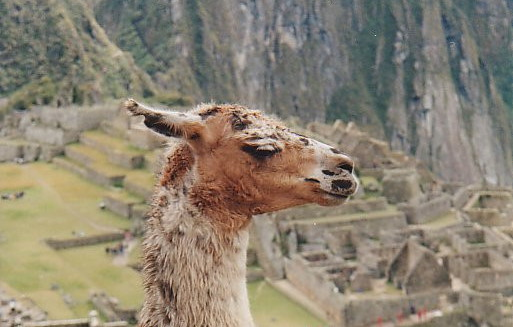
%> input picture DZO/segmintation/images/llama.jpg, 513 x 327 px
$ octave hw_segmentation_graphcut.m   (GNU Octave 9; MATLAB toolbox functions it lacks are replaced by stand-ins)
%> lines starting %> are read from the running program, lines starting %| are printed output that depends on the picture; in (x1, y1, x2, y2) boxes, pixels count from 0 and x2, y2 are one past the last pixel; in counts of white or black regions, pixels touching at a corner belong together; the program's own positions count from 1
### DZO/segmintation/load_pixel_labeling.m
function lab = load_pixel_labeling(img_path)
% Load labeling of pixels from the given image. Red pixels will be assigned
% label 1, blue pixels labels 2, green 3, yellow 4, cyan 5, magenta 6.

img = im2double(imread(img_path));
[h, w, c] = size(img);
rgb = reshape(img, h * w, c);

colors = get_label_colors();
num_colors = size(colors, 1);

lab = zeros(h, w);
for i = 1:num_colors
	idx_i = all(rgb == repmat(colors(i,:), h * w, 1), 2);
	lab(idx_i) = i;
end

end

### DZO/segmintation/compose_labeled_image.m
function img = compose_labeled_image(img, lab, img_weight)
% Compose labeled RGB image from the specified grayscale or RGB image and
% the specified labeling using default label colors. Weight of the image
% for composition can be specified optionally.

% weight of the image for composition
if ~exist('img_weight', 'var')
	img_weight = 0.4;
end

[h, w, c] = size(img);
switch c
	case 1
		img = repmat(img, [1 1 3]);
	case 3
	otherwise
		error('Only grayscale and RGB images are supported.');
end
rgb = reshape(img, h * w, 3);

num_labs = max(lab(:));
colors = get_label_colors();
num_colors = size(colors, 1);

% blend RGB values with labeling
for i = 1:min(num_colors, num_labs)
	idx_i = (lab == i);
	num_i = sum(idx_i(:));
	rgb(idx_i,:) = img_weight * rgb(idx_i,:) + ...
		(1 - img_weight) * repmat(colors(i,:), [num_i 1]);
end

img = reshape(rgb, [h w 3]);

end

### DZO/segmintation/gmm_estimation.m
function [priors, means, covs] = gmm_estimation(x, c)
% Estimate Gaussian mixture model (GMM) by maximizing the likelihood.
% The input is formed by sample vectors split to clusters. Each cluster
% corresponds to one GMM component. The output is formed by estimated prior
% probabilities, mean vectors and covariance matrices for all components.
%
% Input:
%   x [DxN (double)] N data sample vectors of dimension D from which GMM
%     should be estimated
%   c [1xN (double)] identifier of the cluster to which the corresponding
%     sample is assigned; there are totally K = max(c) clusters which are
%     named as 1, 2, ..., k
%
% Output:
%   priors [1xK (double)] prior probabilities of individual GMM components
%   means [DxK (double)] mean vectors of individual GMM components
%   covs [DxDxK (double)] covariance matrices of individual GMM components

% TODO: Replace with your own implementation.

    function [phi, mu, sigma] = estimate(data, num_samples)
        phi = size(data,1)/num_samples;
        mu = mean(data,1);
        sigma = cov(data,1);
    end

K = max(c);
[D,num_samples] = size(x);
priors = zeros(1,K);
means = zeros(D,K);
covs = zeros(D,D,K);
for k=1:K
    [phi, mu, sigma] = estimate(x(:,c==k)', num_samples);
    priors(k) = phi;
    means(:,k) = mu;
    covs(:,:,k) = sigma;
end


% NOTE: You can use function cov(x, 1) as described in the assignment.

end

### DZO/segmintation/plot_rgb.m
function h = plot_rgb(rgb, max_values, color)
% Plot maximally specified number of RGB values as points in [0,1]^3 cube.
% The points are colored according to their value.

num_rgb = size(rgb, 2);

% if maximal number of values it not specified then plot them all
if ~exist('max_values', 'var')
	max_values = num_rgb;
end

% ensure that not too many points are plot
if num_rgb > max_values
    ind = randperm(num_rgb, max_values);
    rgb = rgb(:,ind);
end

% if color is not specified then use the RGB values themselves
if ~exist('color', 'var')
    color = rgb';
end

h = scatter3(rgb(1,:), rgb(2,:), rgb(3,:), 10, color, 'filled');

axis equal;
grid on;
xlabel('red');
ylabel('green');
zlabel('blue');
view(40, 35);

end

### DZO/segmintation/plot_gmm.m
function plot_gmm(means, covs, color, scale)
% Plot GMM specified by its mean vectors and covariance matrices. Models in
% 2D vector space are plot as ellipses, 3D models as ellipsoids, other
% dimensions are unsupported. Color and scale can be specified optionally.

% by default plot with black color
if ~exist('color', 'var')
	color = [0 0 0];
end

% scale of the ellipse or ellipsoid
if ~exist('scale', 'var')
	scale = 1;
end

[d, k] = size(means);

switch d
	case 2
		for i = 1:k
			plot(means(1,i), means(2,i), ...
				'Marker', '+', 'Color', color);
			plot_ellipse(means(:,i), covs(:,:,i), color, scale);
		end
	case 3
		for i = 1:k
			plot3(means(1,i), means(2,i), means(3,i), ...
				'Marker', '+', 'Color', color);
			plot_ellipsoid(means(:,i), covs(:,:,i), color, scale);
		end
	otherwise
		error('Plotting GMM of dimension %i not supported', d);
end

end

### DZO/segmintation/plot_ellipsoid.m
function plot_ellipsoid(mean, cov, color, scale)
% Plot 3D ellipsoid determined by its mean vector and covariance matrix
% with the specified color. The ellipsoid can be optionally scaled.

NUM_THETA = 16;
NUM_PHI = 16;
NUM_PTS = NUM_THETA * NUM_PHI;

if ~exist('scale', 'var')
	scale = 1;
end

% compute transformation matrix
[U, D] = eig(cov);
A = U * sqrtm(D) * scale;

% generate points uniformly distributed on the sphere
x = zeros(3, NUM_PTS);
sample = 1;
for t = 1:NUM_THETA;
	for p = 1:NUM_PHI;
		theta = 2 * pi * (t / NUM_THETA);
		phi = pi * ((p / NUM_PHI) - 0.5);

		x(1,sample) = cos(phi) * cos(theta);
		x(2,sample) = cos(phi) * sin(theta);
		x(3,sample) = sin(phi);

		sample = sample + 1;
	end
end

% transform the sphere to the ellipsoid
y = A * x + repmat(mean, [1 NUM_PTS]);

% plot the ellipsoid
for sample = 1:NUM_PTS
    y0(:,1) = y(:,sample);
    y1(:,1) = y(:,mod(sample,NUM_PTS)+1);
    y2(:,1) = y(:,mod(sample+NUM_PHI-1,NUM_PTS)+1);

    l1 = [y0'; y1'];
    l2 = [y0'; y2'];

    if (mod(sample, NUM_PHI) ~= 0)
        line(l1(:,1), l1(:,2), l1(:,3), 'Color', color);
    end
    line(l2(:,1), l2(:,2), l2(:,3), 'Color', color);
end

end

### DZO/segmintation/get_label_colors.m
function colors = get_label_colors()
% Get distinct colors to visualize individual pixel labels.

colors = [
	1 0 0;  % red
	0 0 1;  % blue
	0 1 0;  % green
	1 1 0;  % yellow
	0 1 1;  % cyan
	1 0 1]; % magenta

end

### DZO/segmintation/hw_segmentation_graphcut.m
close all;
clear;

%% parameters
NUM_COMPS = 3;
KMEANS_ITER = 100;
NEIGH_TYPE = 8;
LAMBDA_1 = 5;
LAMBDA_2 = 45;

%%

% load RGB image and its labeling
img = im2double(imread('images/llama.jpg'));
lab_in = load_pixel_labeling('images/llama_brush.png');
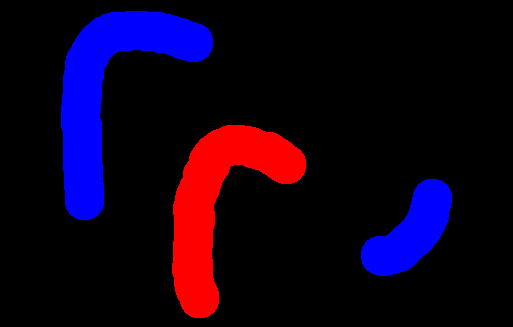
%> input picture DZO/segmintation/images/llama_brush.png, 513 x 327 px
%> after the loop in load_pixel_labeling, `for i = 1:num_colors`:
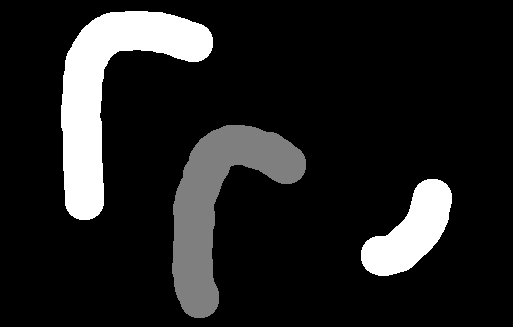
%> lab: size 327x513 double; min 0, max 2, mean 0.256; drawn with min black and max white

figure();
imshow(compose_labeled_image(img, lab_in));
%> in compose_labeled_image, `num_labs = max(lab(:));`: num_labs = 2
%> the loop in compose_labeled_image, `for i = 1:min(num_colors, num_labs)` made 2 passes
%> num_i on passes 1 to 2: 10476, 16245
%> pass 1, in compose_labeled_image, `idx_i = (lab == i);`:
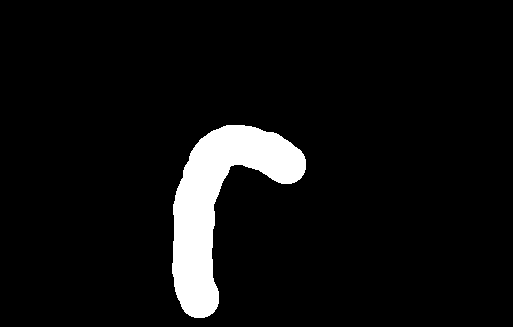
%> idx_i: size 327x513 logical; 6.2% white; 1 white region, box (x1, y1, x2, y2) and area: (172, 125, 306, 318) 10476
%> pass 2, in compose_labeled_image, `idx_i = (lab == i);`:
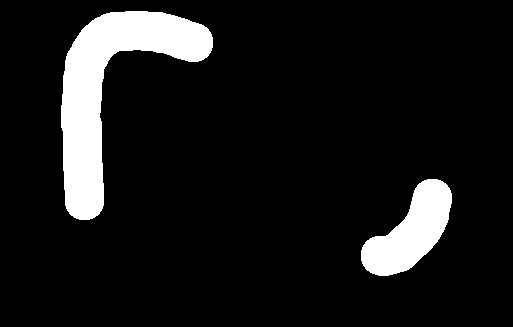
%> idx_i: size 327x513 logical; 9.7% white; 2 white regions, box (x1, y1, x2, y2) and area: (61, 11, 213, 220) 11639, (361, 179, 452, 276) 4606
%> in compose_labeled_image, `img = reshape(rgb, [h w 3]);`:
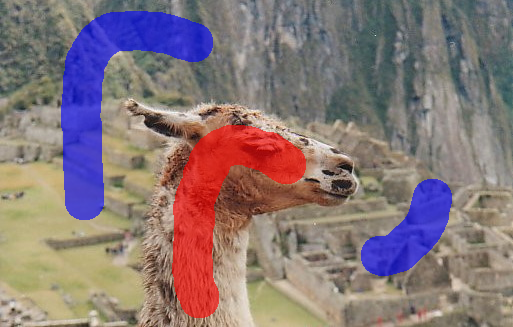
%> img: size 327x513x3 double; mean R, G, B 0.534, 0.467, 0.468
title('Image and its initial labeling');

% convert image to list of RGB triples
[h, w, c] = size(img);
%> h = 327; w = 513; c = 3
rgb = reshape(img, [h * w, c])';

% extract RGB triples labeled as foreground and background
rgb_f = rgb(:,lab_in==1);
rgb_b = rgb(:,lab_in==2);

% estimate GMM for foreground and background pixels
comps_f = kmeans(rgb_f', NUM_COMPS, 'MaxIter', KMEANS_ITER)';
[priors_f, means_f, covs_f] = gmm_estimation(rgb_f, comps_f);
%> the loop in gmm_estimation, `for k=1:K` made 3 passes
%> after the loop in gmm_estimation, `for k=1:K`: means = [0.708 0.575 0.364; 0.602 0.411 0.223; 0.523 0.322 0.173]; priors = [0.371 0.455 0.174]
%> priors_f = [0.371 0.455 0.174]; means_f has the same summary as means in gmm_estimation
comps_b = kmeans(rgb_b', NUM_COMPS, 'MaxIter', KMEANS_ITER)';
[priors_b, means_b, covs_b] = gmm_estimation(rgb_b, comps_b);
%> the loop in gmm_estimation (call 2), `for k=1:K` made 3 passes
%> priors_b = [0.364 0.356 0.28]; means_b = [0.533 0.682 0.378; 0.511 0.633 0.394; 0.457 0.523 0.368]

figure();
hold on;
plot_rgb([rgb_f rgb_b]);
plot_gmm(means_f, covs_f, 'r', 3);
%> the loop in plot_gmm, `for i = 1:k` made 3 passes
plot_gmm(means_b, covs_b, 'b', 3);
%> (the run ends here)
